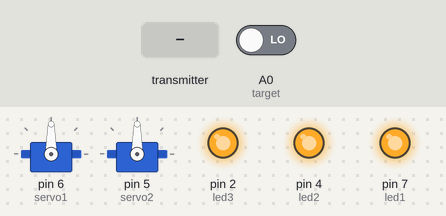
A sketch run on a simulated Arduino Uno, built with avr-gcc and run on an emulated ATmega328P. Shown: 2 × servo, output pins drawn as LEDs (lit = HIGH). Inputs (shaded band) come from the test bench; at power-on: A0 (target) LOW. No radio packets arrive unless stated.

Above: at 1.2 s.
1.3 s: A0 (target) driven HIGH
At 2.0 s:
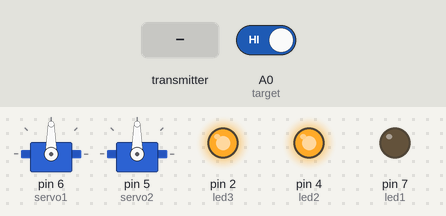
At 4.1 s:
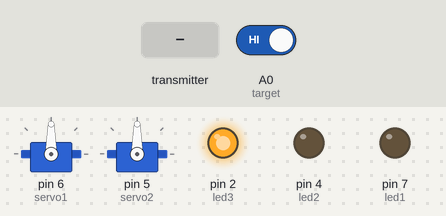
4.3 s: the transmitter starts sending transmit.0 = 0
At 6.3 s:
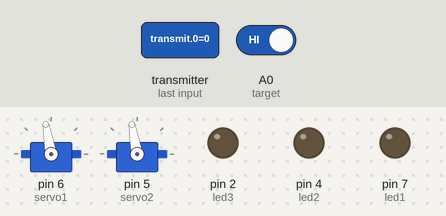
Timing chart, 0 to 16.8 s (numbered marks = the images above; inputs shaded):
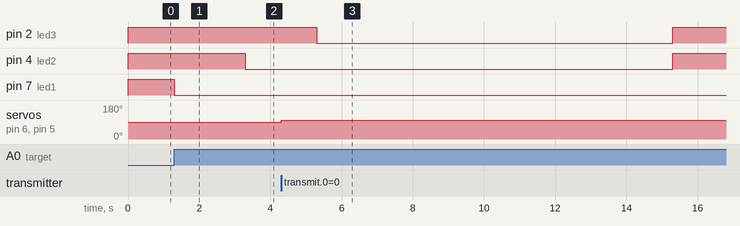

The sketch:

servo_board.ino
```cpp
/*
 * Code to control RC bot's servos and LED Lives counter
 * By: Aryton Hoi
 */
#include <Servo.h>
#include <SPI.h>
#include <RF24.h>
#include <nRF24L01.h>

//Setup NRF Wireless Communication Module
RF24 radio(8,9); // CE, CSN
//Setup radio address
//Change address to "00002" for second robot
const byte address[6] = "00001";

//Create servo objects
Servo servo1;   //right servo
Servo servo2;   //left servo

//Setup life-counter variables and values
const int deathTimer = 2000;
int timeOfDeath = 0;
int currentTime = 0;
const int target = A0;
int targetState;
int lives = 3;

//Setup lives LED indicator pins
const int led1 = 7;
const int led2 = 4;
const int led3 = 2;

void setup()
{
  //Serial communication for debuging
  //Serial.begin(9600);

  //Begin wireless communication
  radio.begin();
  radio.openReadingPipe(0, address);
  radio.setPALevel(RF24_PA_MIN);
  //Set NRF as receiver and start listening for transmission data
  radio.startListening();

  //Attach servos to pins
  servo1.attach(6);
  servo2.attach(5);

  //Setup target button pin
  pinMode(target, INPUT);
  //Setup lives LED pins
  pinMode(led1, OUTPUT);
  pinMode(led2, OUTPUT);
  pinMode(led3, OUTPUT);
  //Turn lives LEDs on (3 lives)
  digitalWrite(led1, HIGH);
  digitalWrite(led2, HIGH);
  digitalWrite(led3, HIGH);
}

void loop(){
  while(lives > 0){
    if(timeOfDeath==0||(timeOfDeath + 2000 <= millis())){
      targetState = digitalRead(target);
      if(targetState == 1){
        lives--;
        timeOfDeath = millis();
      }
    }
    if(lives == 2){
      digitalWrite(led1, LOW);
    }
    if(lives == 1){
      digitalWrite(led2, LOW);
    }
    if(lives == 0){
      digitalWrite(led3, LOW);
    }
    if(radio.available())
    {
      //Receive transmission
      int transmit[4];
      radio.read(&transmit, sizeof(transmit));
      Serial.print(transmit[2]);
      Serial.print(", ");
      Serial.println(transmit[3]);

      //right servo control
      if(transmit[2]==0){
        servo1.write(100);
      }else{
        servo1.write(190);
      }
      //left servo control
      if(transmit[3]==0){
        servo2.write(100);
      }else{
        servo2.write(20);
      }
      delay(30);
    }
  }
  delay(10000);
  lives = 3;
  digitalWrite(led1, HIGH);
  digitalWrite(led2, HIGH);
  digitalWrite(led3, HIGH);
}
```

Measured:
- after the input at 1.3 s, pin 4 (led2): HIGH → LOW after 2.0 s; pin 7 (led1): HIGH → LOW at once
- after the input at 4.3 s, servo on pin 6 (servo1), servo on pin 5 (servo2): 90° → 100° at once
